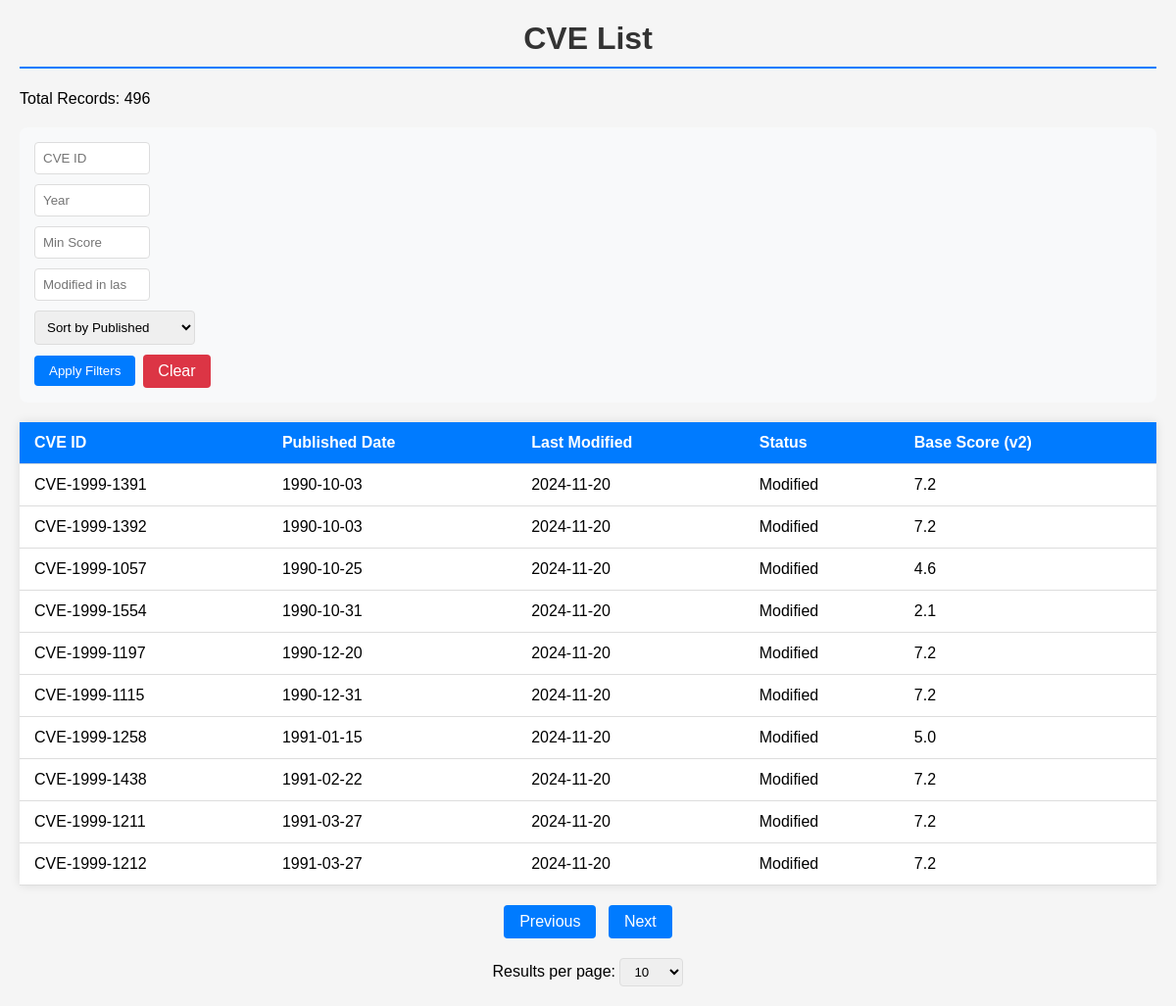
The app's page /cves/list?page=2&per_page=10 with its own data.
### app/models.py (models this page shows, shortened)
class CVE(db.Model):
    __tablename__ = 'cve'
    id = db.Column(db.String(20), primary_key=True)
    published = db.Column(db.DateTime)
    last_modified = db.Column(db.DateTime)
    source_Identifier = db.Column(db.String(100))
    description = db.Column(db.Text)
    base_score_v2 = db.Column(db.Float)
    base_score_v3 = db.Column(db.Float)
    cvss_v2_vector = db.Column(db.String(100))
    cvss_v2_severity = db.Column(db.String(50))
    cvss_v3_vector = db.Column(db.String(100))
    cvss_v3_severity = db.Column(db.String(20))
    exploitability_score = db.Column(db.Float)
    impact_score = db.Column(db.Float)
    cpe_list = db.Column(db.JSON)
    status = db.Column(db.String(50))

### app/routes.py (the view)
@app.route('/cves/list')
@swag_from({
    'tags': ['CVEs'],
    'description': 'Get a paginated list of CVEs with filtering and sorting options.',
    'parameters': [
        {
            'name': 'page',
            'in': 'query',
            'type': 'integer',
            'default': 1,
            'description': 'Page number for pagination.'
        },
        {
            'name': 'per_page',
            'in': 'query',
            'type': 'integer',
            'default': 10,
            'description': 'Number of CVEs per page.'
        },
        {
            'name': 'cve_id',
            'in': 'query',
            'type': 'string',
            'description': 'Filter by exact CVE ID.'
        },
        {
            'name': 'year',
            'in': 'query',
            'type': 'integer',
            'description': 'Filter by CVE publication year.'
        },
        {
            'name': 'score',
            'in': 'query',
            'type': 'number',
            'description': 'Filter by minimum CVSS score (v2 or v3).'
        },
        {
            'name': 'last_modified_days',
            'in': 'query',
            'type': 'integer',
            'description': 'Filter by CVEs modified in the last N days.'
        },
        {
            'name': 'sort_by',
            'in': 'query',
            'type': 'string',
            'enum': ['published', 'last_modified', 'base_score_v2', 'base_score_v3'],
            'default': 'published',
            'description': 'Sort by field.'
        }
    ],
    'responses': {
        200: {
            'description': 'A paginated list of CVEs.',
            'schema': {
                '$ref': '#/definitions/CVEListResponse'
            }
        },
        400: {
            'description': 'Invalid input parameters.'
        }
    }
})
def list_cves():
    page = request.args.get('page', 1, type=int)
    per_page = request.args.get('per_page', 10, type=int)
    sort_by = request.args.get('sort_by', 'published')
    cve_id = request.args.get('cve_id')
    year = request.args.get('year')
    score = request.args.get('score')
    last_modified_days = request.args.get('last_modified_days')
    query = CVE.query
    if cve_id:
        query = query.filter(CVE.id == cve_id)
    if year:
        query = query.filter(CVE.id.like(f'CVE-{year}-%'))
    if score:
        score = float(score)
        query = query.filter(
            (CVE.base_score_v2 >= score) |
            (CVE.base_score_v3 >= score)
        )
    if last_modified_days:
        cutoff_date = datetime.now() - timedelta(days=int(last_modified_days))
        query = query.filter(CVE.last_modified >= cutoff_date)
    sort_mapping = {
        'published': CVE.published,
        'last_modified': CVE.last_modified,
        'status': CVE.status,
        'base_score_v2': CVE.base_score_v2,
        'base_score_v3': CVE.base_score_v3
    }
    total_records = query.count()
    sort_column = sort_mapping.get(sort_by, CVE.published)
    cves = query.order_by(sort_column).paginate(page=page, per_page=per_page)
    return render_template('index.html',
                         cves=cves,
                         total_records=total_records,
                         current_filters=request.args)

### app/templates/index.html (shortened to what this page needs)
<!DOCTYPE html>
<html>
<head>
    <link rel="stylesheet" href="{{ url_for('static', filename='css/style.css') }}">
</head>
<body>
    <h1>CVE List</h1>
    <div class="total-records">
        Total Records: {{ total_records }}
    </div>
    <div class="filters horizontal-filters">
        <form method="GET" action="{{ url_for('list_cves') }}">
            <div class="filter-group">
                <input type="text" name="cve_id" placeholder="CVE ID"
                       value="{{ current_filters.cve_id or '' }}">
            </div>
            <div class="filter-group">
                <input type="number" name="year" placeholder="Year"
                       value="{{ current_filters.year or '' }}">
            </div>
            <div class="filter-group">
                <input type="number" step="0.1" name="score" placeholder="Min Score"
                       value="{{ current_filters.score or '' }}">
            </div>
            <div class="filter-group">
                <input type="number" name="last_modified_days"
                       placeholder="Modified in last N days"
                       value="{{ current_filters.last_modified_days or '' }}">
            </div>
            <div class="filter-group">
                <select name="sort_by">
                    <option value="published" {% if current_filters.sort_by=='published' %}selected{% endif %}>
                        Sort by Published
                    </option>
                </select>
            </div>
            <div class="filter-group">
                <button type="submit" class="filter-button">Apply Filters</button>
                <a href="{{ url_for('list_cves') }}" class="clear-btn">Clear</a>
            </div>
        </form>
    </div>
    <table>
        <thead>
            <tr>
                <th>CVE ID</th>
                <th>Published Date</th>
                <th>Last Modified</th>
                <th>Status</th>
                <th>Base Score (v2)</th>
            </tr>
        </thead>
        <tbody>
            {% for cve in cves.items %}
            <tr onclick="window.location='/cves/{{ cve.id }}'">
                <td>{{ cve.id }}</td>
                <td>{{ cve.published.strftime('%Y-%m-%d') }}</td>
                <td>{{ cve.last_modified.strftime('%Y-%m-%d') }}</td>
                <td>{{ cve.status }}</td>
                <td>{{ cve.base_score_v2 }}</td>
            </tr>
            {% endfor %}
        </tbody>
    </table>
    <div class="pagination">
        {% if cves.has_prev %}
        <a href="{{ url_for('list_cves', page=cves.prev_num, per_page=cves.per_page) }}">Previous</a>
        {% endif %}
        {% if cves.has_next %}
        <a href="{{ url_for('list_cves', page=cves.next_num, per_page=cves.per_page) }}">Next</a>
        {% endif %}
    </div>
    <div class="results-per-page">
        Results per page:
        <select onchange="window.location.href = '?per_page=' + this.value">
            <option value="10" {% if cves.per_page == 10 %}selected{% endif %}>10</option>
        </select>
    </div>
</body>
</html>

### app/static/css/style.css (style rules this page uses)
body { font-family: Arial, sans-serif; margin: 20px; background-color: #f5f5f5; }
h1 { color: #333; text-align: center; }
table { width: 100%; border-collapse: collapse; margin: 20px 0; background-color: white; box-shadow: 0 0 10px rgba(0, 0, 0, 0.1); }
th, td { padding: 12px 15px; text-align: left; border-bottom: 1px solid #ddd; }
th { background-color: #007bff; color: white; }
.pagination { margin: 20px 0; text-align: center; }
.pagination a { display: inline-block; padding: 8px 16px; margin: 0 4px; background-color: #007bff; color: white; text-decoration: none; border-radius: 4px; }
.results-per-page { text-align: center; margin: 20px 0; }
select { padding: 5px 10px; border-radius: 4px; border: 1px solid #ddd; }
h1 { color: #333; border-bottom: 2px solid #007bff; padding-bottom: 10px; }
.filters { margin: 20px 0; padding: 15px; background: #f8f9fa; border-radius: 8px; display: flex; gap: 15px; align-items: center; }
.filter-group { display: flex; align-items: center; gap: 8px; }
.filter-group input { padding: 5px 10px; width: 100px; border: 1px solid #ddd; border-radius: 4px; }
button { padding: 8px 20px; background: #007bff; color: white; border: none; border-radius: 4px; cursor: pointer; }
.filters { margin: 20px 0; padding: 15px; background: #f8f9fa; border-radius: 8px; }
.filters form { display: grid; grid-template-columns: repeat(auto-fit, minmax(150px, 1fr)); gap: 10px; align-items: end; }
.filters input, .filters select { padding: 8px; border: 1px solid #ddd; border-radius: 4px; }
.filters button { padding: 8px 15px; background: #007bff; color: white; border: none; border-radius: 4px; cursor: pointer; }
.clear-btn { padding: 8px 15px; background: #dc3545; color: white; border-radius: 4px; text-decoration: none; }

### records on screen
CVE: id "CVE-1999-1391", published "1990-10-03", last_modified "2024-11-20", status "Modified", base_score_v2 "7.2"
CVE: id "CVE-1999-1392", published "1990-10-03", last_modified "2024-11-20", status "Modified", base_score_v2 "7.2"
CVE: id "CVE-1999-1057", published "1990-10-25", last_modified "2024-11-20", status "Modified", base_score_v2 "4.6"
CVE: id "CVE-1999-1554", published "1990-10-31", last_modified "2024-11-20", status "Modified", base_score_v2 "2.1"
CVE: id "CVE-1999-1197", published "1990-12-20", last_modified "2024-11-20", status "Modified", base_score_v2 "7.2"
CVE: id "CVE-1999-1115", published "1990-12-31", last_modified "2024-11-20", status "Modified", base_score_v2 "7.2"
CVE: id "CVE-1999-1258", published "1991-01-15", last_modified "2024-11-20", status "Modified", base_score_v2 "5.0"
CVE: id "CVE-1999-1438", published "1991-02-22", last_modified "2024-11-20", status "Modified", base_score_v2 "7.2"
CVE: id "CVE-1999-1211", published "1991-03-27", last_modified "2024-11-20", status "Modified", base_score_v2 "7.2"
CVE: id "CVE-1999-1212", published "1991-03-27", last_modified "2024-11-20", status "Modified", base_score_v2 "7.2"

### other values on screen
{{ total_records }} "496"
